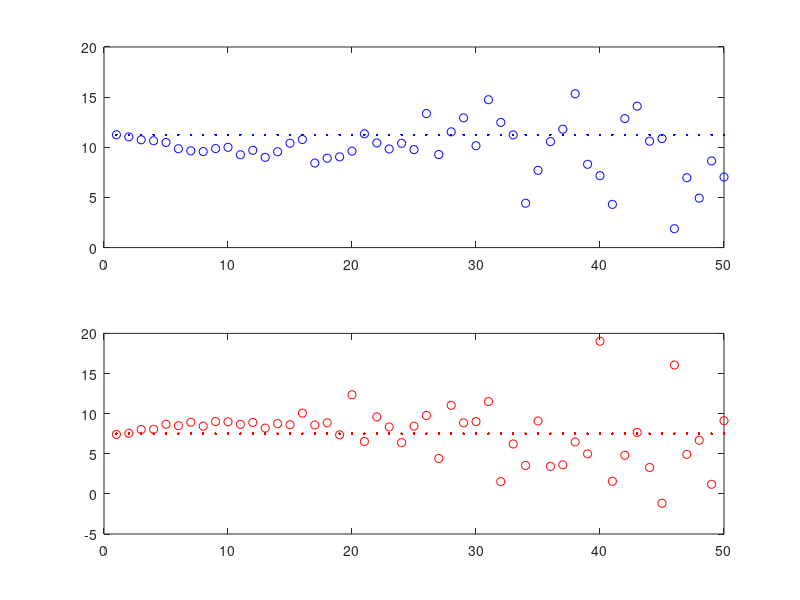

Write MATLAB code to recreate this figure.
%% Afric_Sim_test_espirit
clc;clear all;
%% Initializations
% Setting up the enviornment
g_weight = 1; %ground weighting factor
v_weight = 1;   %veg weighting factor
n_weight = 1*10^(-1);% Added Noise to the System
Pol_ground = [1;1;0]; %Multivatiant Ground
Pol_vegitation = [1;0;1]; %Multivariant Vegitation
ground_offset = -pi/16; % Ground Interferomitry offset
vegitation_offset = -pi/24;    % Vegitation Interferomitry offset

Window = 100;    %size of Ensamble Average Window
Averaged_samples = 50;

est_ground_angle = zeros(Averaged_samples,1); est_vegitation_angle = zeros(Averaged_samples,1);
% mag1 = zeros(Averaged_samples,1); mag2 = zeros(Averaged_samples,1);

%% Matrix Calculations
% Implimenting a window. Esprit and SR techniques
for Averaged_sample = 1:Averaged_samples;
    Noise = Averaged_sample*n_weight;
    for i = 1:Window
        
        g =  Pol_ground*(sqrt(-2*log(1-rand(1,Window))).*exp(1i*2*pi*rand(1,Window)));
        v =  Pol_vegitation*(sqrt(-2*log(1-rand(1,Window))).*exp(1i*2*pi*rand(1,Window)));
        
        signal_1 = g_weight*g + v_weight*v;
        signal_2 = g_weight*exp(1i*ground_offset)*g + g_weight*exp(1i*vegitation_offset)*v;
        
        AddedNoise_1 = Noise*sqrt(-2*log(1-rand(3,Window))).*exp(1i*2*pi*rand(3,Window));
        AddedNoise_2 = Noise*sqrt(-2*log(1-rand(3,Window))).*exp(1i*2*pi*rand(3,Window));

        signal_1_Noise = signal_1 + AddedNoise_1;
        signal_2_Noise = signal_2 + AddedNoise_2;
        
        R1 = signal_1_Noise*signal_1_Noise';
        R2 = signal_1_Noise*signal_2_Noise';
        
        A=pinv(R1)*R2;
        [u,c] = eig(A);
        
        sg = abs(Pol_ground'*u);
        [~,kk] = sort(sg,'descend');
        
        est_ground_angle(Averaged_sample) = est_ground_angle(Averaged_sample) + angle(c(kk(1),kk(1)))/Window;
        %         mag1(Averaged_sample) = mag1(Averaged_sample) + abs(c(kk(1),kk(1)))/Window;
        
        sv = abs(Pol_vegitation'*u);
        [~,kk] = sort(sv,'descend');
        
        est_vegitation_angle(Averaged_sample) = est_vegitation_angle(Averaged_sample) + angle(c(kk(1),kk(1)))/Window;
        %         mag2(Averaged_sample) = mag2(Averaged_sample) + abs(c(kk(1),kk(1)))/Window;
        
    end
end

%% Ploting Results
figure(1);title('Ground angle in degrees');
subplot(2,1,1)
plot(est_ground_angle*180/pi,'bo'); %Estimated ground angle
hold on;
plot(-1*ones(Averaged_samples,1)*ground_offset*180/pi,'b.'); %actual Ground Phase
hold off;

% figure(2);
subplot(2,1,2)
title('Vegitation angle in degrees');
plot(est_vegitation_angle*180/pi,'ro'); %Estimated Vegitation angle
hold on;
plot(-1*ones(Averaged_samples,1)*vegitation_offset*180/pi,'r.'); %actual Vegitation phase
hold off;
% figure(2)
% hold on;
% plot(mag1,'b+');
% plot(mag2,'ro');
% hold off;
